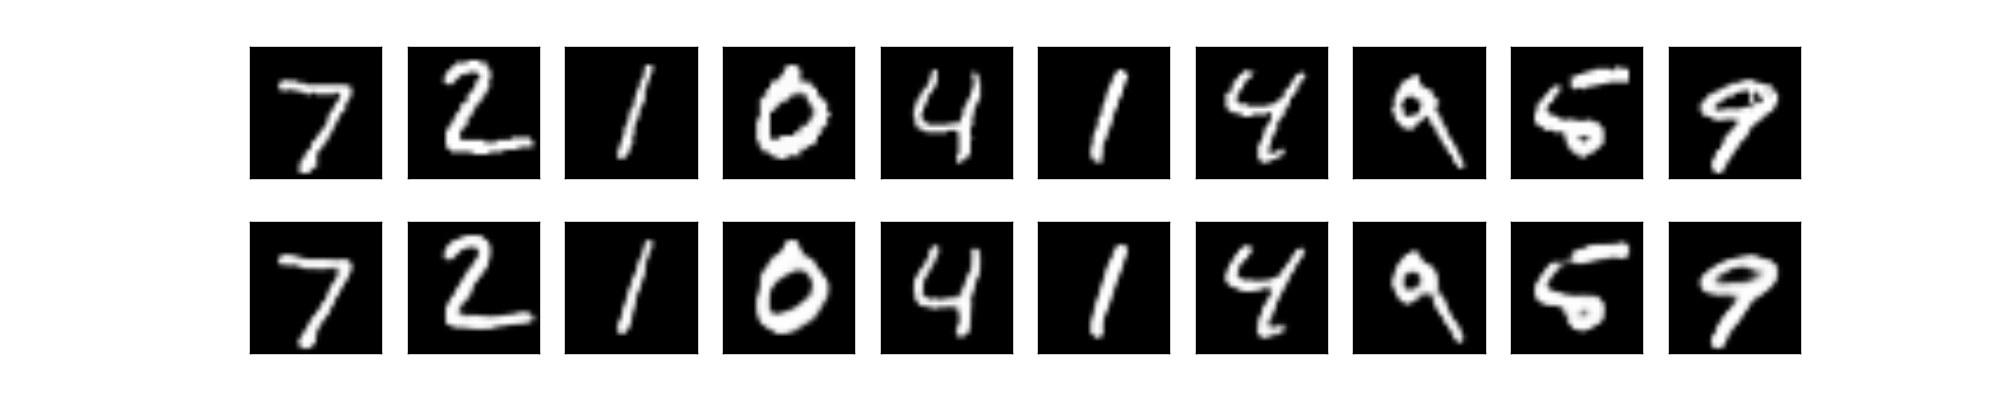

Write Python code to recreate this figure.
import keras
import pickle
import os
import random
import numpy as np
import matplotlib.pyplot as plt
import matplotlib as mpl
from matplotlib import pyplot
from keras.layers import UpSampling2D
from keras.datasets import mnist
from keras.models import Sequential, Model
from keras.layers import Input, Dense, Dropout, Flatten
from keras.layers import Conv2D, MaxPooling2D



"""
=======================================================================
This code is citing the website
The title of page: The Keras Blog
Author: Francois Chollet
Date: Sat 14 May 2016
URL: https://blog.keras.io/building-autoencoders-in-keras.html
Access date: Tue 24 April 2018
=======================================================================
"""



# the data, shuffled and split between train and test sets.
(x_train, y_train), (x_test, y_test) = mnist.load_data()


#Open shuffled datasets.
with open('x1_train_mnist.pkl', 'rb') as f:
    x1_train = pickle.load(f)

with open('x2_train_mnist.pkl', 'rb') as f:
    x2_train = pickle.load(f)

with open('x3_train_mnist.pkl', 'rb') as f:
    x3_train = pickle.load(f)




#Encoder.
input_img = Input(shape=(28, 28, 1))  # adapt this if using `channels_first` image data format


x = Conv2D(32, (3, 3), activation='relu', padding='same')(input_img)
x = MaxPooling2D((2, 2), padding='same')(x)
x = Conv2D(32, (3, 3), activation='relu', padding='same')(x)
encoded = MaxPooling2D((2, 2), padding='same')(x)



#Decoder.
x = Conv2D(32, (3, 3), activation='relu', padding='same')(encoded)
x = UpSampling2D((2, 2))(x)
x = Conv2D(32, (3, 3), activation='relu', padding='same')(x)
x = UpSampling2D((2, 2))(x)
decoded = Conv2D(1, (3, 3), activation='sigmoid', padding='same')(x)




autoencoder = Model(input_img, decoded)
autoencoder.compile(optimizer='adadelta', loss='binary_crossentropy')



x_train = x_train.astype('float32') / 255.
x_test = x_test.astype('float32') / 255.
x_train = np.reshape(x_train, (len(x_train), 28, 28, 1))
x_test = np.reshape(x_test, (len(x_test), 28, 28, 1))


x1_train = x1_train.astype('float32') / 255.
x1_train = np.reshape(x1_train, (len(x1_train), 28, 28, 1))

x2_train = x2_train.astype('float32') / 255.
x2_train = np.reshape(x2_train, (len(x2_train), 28, 28, 1))

x3_train = x3_train.astype('float32') / 255.
x3_train = np.reshape(x3_train, (len(x3_train), 28, 28, 1))


#Train the model.
autoencoder.fit(x_train, x_train,
                epochs=21,
                batch_size=128,
                shuffle=True,
                validation_data=(x_test, x_test))



decoded_imgs = autoencoder.predict(x_test)



#Show original and reconstructed pictures.

n = 10  # how many digits we will display
plt.figure(figsize=(20, 4))
for i in range(n):
    # display original
    ax = plt.subplot(2, n, i + 1)
    plt.imshow(x_test[i].reshape(28, 28))
    plt.gray()
    ax.get_xaxis().set_visible(False)
    ax.get_yaxis().set_visible(False)

    # display reconstruction
    ax = plt.subplot(2, n, i + 1 + n )
    plt.imshow(decoded_imgs[i].reshape(28, 28))
    plt.gray()
    ax.get_xaxis().set_visible(False)
    ax.get_yaxis().set_visible(False)
plt.show()




print("==============================================================")
print("Epochs is : 21")


print("==============================================================")
score_test = autoencoder.evaluate(x_test, x_test, verbose=0)
accuracy_test = 1 - score_test
print("The loss on x_test : %.12f" %score_test)
print("The accuracy on x_test : %.12f" %accuracy_test)
print("==============================================================")


score_x_train = autoencoder.evaluate(x_train, x_train, verbose=0)
accuracy_x_train = 1 - score_x_train
print("The loss on x_train : %.12f" %score_x_train)
print("The accuracy on x_train : %.12f" %accuracy_x_train)
print("==============================================================")

score_x1_train = autoencoder.evaluate(x1_train, x1_train, verbose=0)
accuracy_x1_train = 1 - score_x1_train
print("The loss on x1_train : %.12f" %score_x1_train)
print("The accuracy on x1_train : %.12f" %accuracy_x1_train)
print("==============================================================")

score_x2_train = autoencoder.evaluate(x2_train, x2_train, verbose=0)
accuracy_x2_train = 1 - score_x2_train
print("The loss on x2_train : %.12f" %score_x2_train)
print("The accuracy on x2_train : %.12f" %accuracy_x2_train)
print("==============================================================")

score_x3_train = autoencoder.evaluate(x3_train, x3_train, verbose=0)
accuracy_x3_train = 1 - score_x3_train
print("The loss on x3_train : %.12f" %score_x3_train)
print("The accuracy on x3_train : %.12f" %accuracy_x3_train)
